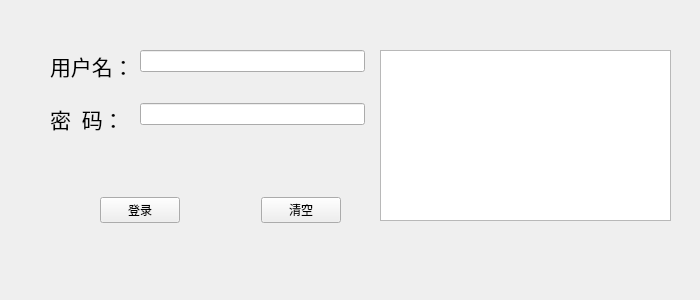
<?xml version="1.0" encoding="UTF-8"?>
<ui version="4.0">
 <class>Form</class>
 <widget class="QWidget" name="Form">
  <property name="geometry">
   <rect>
    <x>0</x>
    <y>0</y>
    <width>700</width>
    <height>300</height>
   </rect>
  </property>
  <property name="minimumSize">
   <size>
    <width>700</width>
    <height>300</height>
   </size>
  </property>
  <property name="maximumSize">
   <size>
    <width>700</width>
    <height>300</height>
   </size>
  </property>
  <property name="windowTitle">
   <string>Form</string>
  </property>
  <widget class="QPlainTextEdit" name="msg_edit">
   <property name="geometry">
    <rect>
     <x>380</x>
     <y>50</y>
     <width>291</width>
     <height>171</height>
    </rect>
   </property>
   <property name="lineWrapMode">
    <enum>QPlainTextEdit::NoWrap</enum>
   </property>
   <property name="plainText">
    <string/>
   </property>
  </widget>
  <widget class="QWidget" name="layoutWidget">
   <property name="geometry">
    <rect>
     <x>100</x>
     <y>190</y>
     <width>241</width>
     <height>41</height>
    </rect>
   </property>
   <layout class="QHBoxLayout" name="horizontalLayout">
    <item>
     <widget class="QPushButton" name="login_button">
      <property name="text">
       <string>登录</string>
      </property>
     </widget>
    </item>
    <item>
     <spacer name="horizontalSpacer">
      <property name="orientation">
       <enum>Qt::Horizontal</enum>
      </property>
      <property name="sizeHint" stdset="0">
       <size>
        <width>40</width>
        <height>20</height>
       </size>
      </property>
     </spacer>
    </item>
    <item>
     <widget class="QPushButton" name="password_button">
      <property name="text">
       <string>清空</string>
      </property>
     </widget>
    </item>
   </layout>
  </widget>
  <widget class="QWidget" name="layoutWidget">
   <property name="geometry">
    <rect>
     <x>50</x>
     <y>50</y>
     <width>315</width>
     <height>85</height>
    </rect>
   </property>
   <layout class="QFormLayout" name="formLayout">
    <item row="0" column="1">
     <widget class="QLineEdit" name="user_edit">
      <property name="minimumSize">
       <size>
        <width>194</width>
        <height>0</height>
       </size>
      </property>
     </widget>
    </item>
    <item row="3" column="0">
     <widget class="QLabel" name="label_2">
      <property name="font">
       <font>
        <family>新宋体</family>
        <pointsize>16</pointsize>
       </font>
      </property>
      <property name="text">
       <string>密  码：</string>
      </property>
     </widget>
    </item>
    <item row="3" column="1">
     <widget class="QLineEdit" name="pwd_edit"/>
    </item>
    <item row="1" column="0">
     <spacer name="verticalSpacer">
      <property name="orientation">
       <enum>Qt::Vertical</enum>
      </property>
      <property name="sizeHint" stdset="0">
       <size>
        <width>20</width>
        <height>40</height>
       </size>
      </property>
     </spacer>
    </item>
    <item row="0" column="0">
     <widget class="QLabel" name="label">
      <property name="font">
       <font>
        <family>新宋体</family>
        <pointsize>16</pointsize>
       </font>
      </property>
      <property name="text">
       <string>用户名：</string>
      </property>
     </widget>
    </item>
   </layout>
   <zorder>label_2</zorder>
   <zorder>pwd_edit</zorder>
   <zorder>verticalSpacer</zorder>
   <zorder>label</zorder>
   <zorder>user_edit</zorder>
  </widget>
 </widget>
 <resources/>
 <connections>
  <connection>
   <sender>login_button</sender>
   <signal>clicked()</signal>
   <receiver>msg_edit</receiver>
   <slot>clear()</slot>
   <hints>
    <hint type="sourcelabel">
     <x>147</x>
     <y>209</y>
    </hint>
    <hint type="destinationlabel">
     <x>505</x>
     <y>135</y>
    </hint>
   </hints>
  </connection>
 </connections>
</ui>
